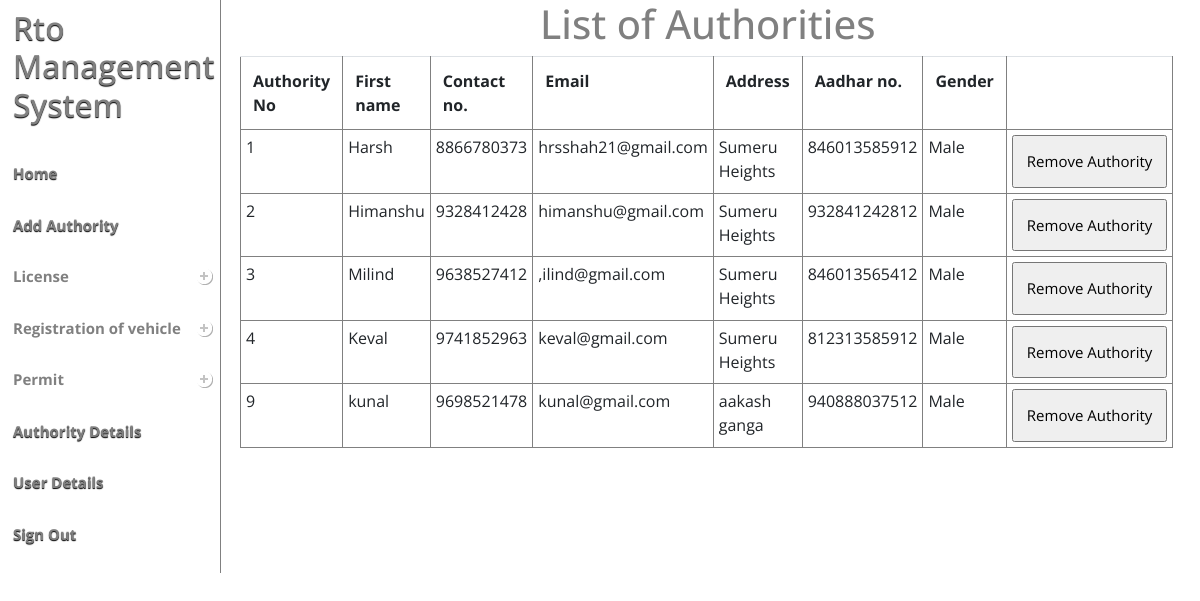
The app's page /rto_mng_system1/rto_mng_system1/admin/authorityDetails.php with its own data.
### tables this page shows
CREATE TABLE `user` (
  `U_id` int(11) NOT NULL,
  `Name` text NOT NULL,
  `email` varchar(20) NOT NULL,
  `Address` text NOT NULL,
  `Aadharno` bigint(11) NOT NULL,
  `Gender` tinyint(1) NOT NULL,
  `Contact` bigint(10) NOT NULL
);

### rto_mng_system1/rto_mng_system1/admin/authorityDetails.php (the view, shortened to what this page needs)
<!DOCTYPE html PUBLIC "-//W3C//DTD XHTML 1.0 Transitional//EN" >
<?php
   include('index.php');
?>
<html>
<head>
<link rel="stylesheet" type="text/css" href="menu.css" />
</head>
<body>
<div style="margin-left:45%;margin-top:%;font-family: 'Open Sans', sans-serif;color:gray"><h1>List of Authorities</h1></div>
<table class="table" style="border:1px solid gray;">
  <tr >
    <th>Authority No</th>
    <th>First name</th>
    <th>Contact no.</th>
    <th>Email</th>
    <th>Address</th>
    <th>Aadhar no.</th>
    <th>Gender</th>
    <th></th>
  </tr>
  <?php
		 $sql1 = "SELECT * FROM `user` WHERE `U_id` IN (SELECT `U_id` FROM `authority` WHERE 1)";
	   $result1 = mysql_query($sql1);
      while($row1 = mysql_fetch_array($result1))
	  {
  ?>
  <tr>
  <form method="POST" action="removeAuthority.php">
    <td><?php echo $row1['U_id'];?></td>
    <td><?php echo $row1['Name'];?></td>
    <td><?php echo $row1['Contact'];?></td>
    <td><?php echo $row1['email'];?></td>
    <td><?php echo $row1['Address'];?></td>
    <td><?php echo $row1['Aadharno'];?></td>
    <td><?php
	if($row1['Gender'] = '1')
		{echo "Male";}
	else
	{echo "Female";}
		?></td>
    <td><input type="submit" name="submit" value = "Remove Authority" style="padding:13px;width:100%;font-size:15px;"></td>
   </form>
  </tr>
  <?php
	  }
  ?>
</table>
</body>
</html>

### rto_mng_system1/rto_mng_system1/admin/index.php (style rules this page uses)
body { overflow-x:scroll; }

### rto_mng_system1/rto_mng_system1/admin/authorityDetails.php (style rules this page uses)
.table { position:fixed; z-index:999; padding:0px; margin-left:20%; margin-top:0%; font-family: 'Open Sans', sans-serif; width:77%; }
.table td,th,tr { border:1px solid gray; padding:5px; }

### records on screen
user: U_id "1", Name "Harsh", Contact "8866780373", email "hrsshah21@gmail.com", Address "Sumeru Heights", Aadharno "846013585912"
user: U_id "2", Name "Himanshu", Contact "9328412428", email "himanshu@gmail.com", Address "Sumeru Heights", Aadharno "932841242812"
user: U_id "3", Name "Milind", Contact "9638527412", email ",ilind@gmail.com", Address "Sumeru Heights", Aadharno "846013565412"
user: U_id "4", Name "Keval", Contact "9741852963", email "keval@gmail.com", Address "Sumeru Heights", Aadharno "812313585912"
user: U_id "9", Name "kunal", Contact "9698521478", email "kunal@gmail.com", Address "aakash ganga", Aadharno "940888037512"
